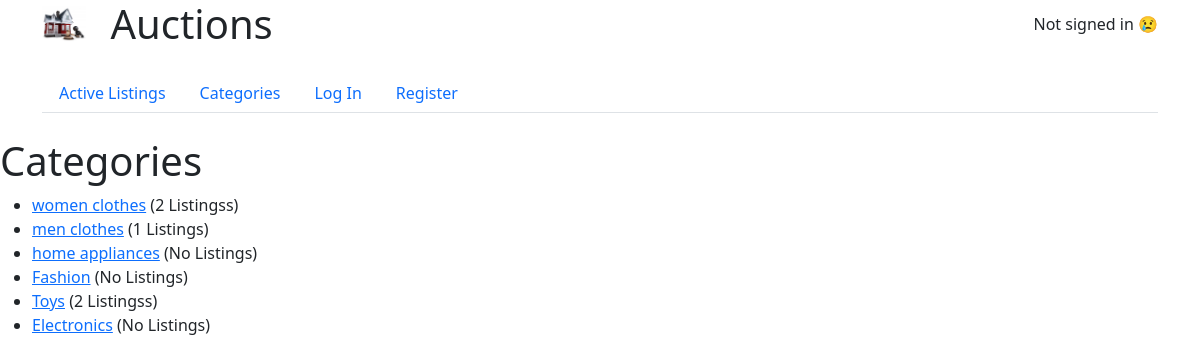
/categories, run on an earlier commit of the app's database.
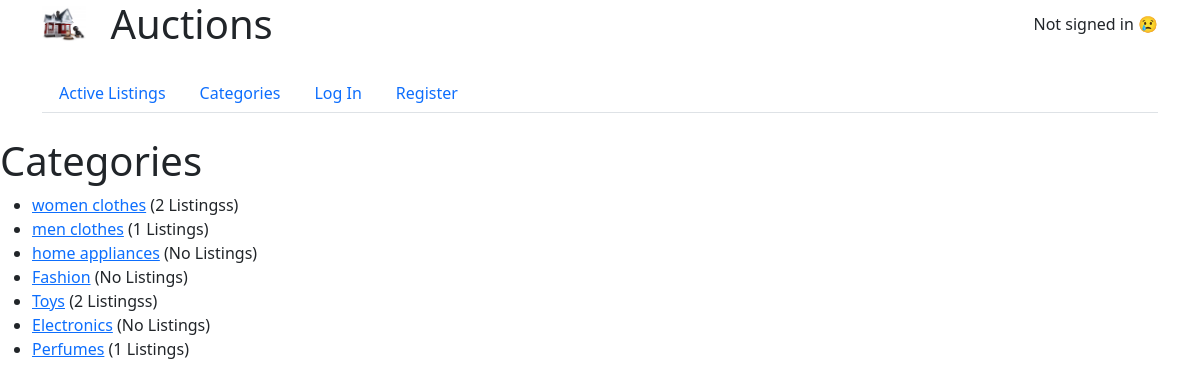
And on a later commit of the database.
### auctions/models.py (models this page shows, shortened)
class Category(models.Model):
    name = models.CharField(max_length=64)

### auctions/views.py (the view)
# urls.py: path("categories", views.categories, name="categories"),
def categories(request):
    if request.method == "GET":
        categories = Category.objects.annotate(listing_count=Count('listings'))
        return render(request, "auctions/categories.html", {
            "categories": categories
        })

### auctions/context_processors.py (called while the page is built)
def unread_notifications(request):
    if request.user.is_authenticated:
        unread_count = Notification.objects.filter(user=request.user, read=False).count()
    else:
        unread_count = 0
    return {'unread_notifications_count': unread_count}

### auctions/templates/auctions/categories.html (shortened to what this page needs)
{% extends "auctions/layout.html" %}
{% block body %}
{{block.super}}
<h1>Categories</h1>
<ul>
    {% for category in categories %}
    <li>
    <a href="{% url 'category_listings' category.id %}">{{ category.name }}</a>
    {% if category.listing_count == 0 %}
        (No Listings)
    {% else %}
        ({{ category.listing_count }} Listings{{ category.listing_count | pluralize }})
    {% endif %}
    </li>
    {% endfor %}
</ul>
{% endblock body %}

What changed in the data, as far as the page shows it:
added Category: name "Perfumes", listing_count "1"
